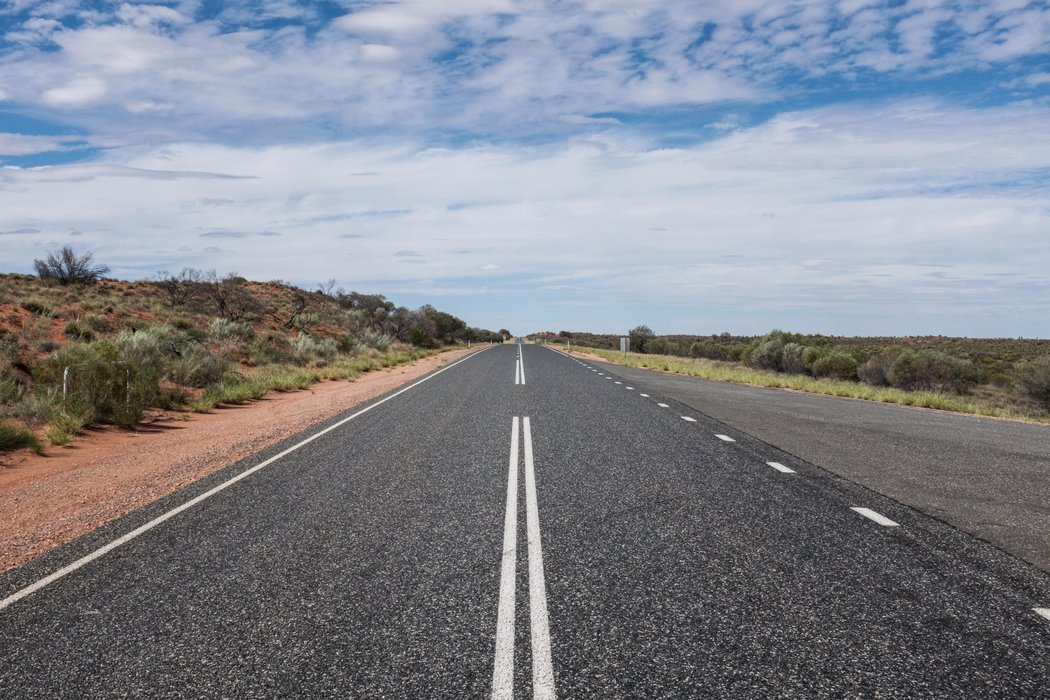
%> input picture rotors_code/Models from literature/ESTMD/IIT_Model/road.jpg, 1050 x 700 px
$ octave testfunction.m   (GNU Octave 9; MATLAB toolbox functions it lacks are replaced by stand-ins)
%> lines starting %> are read from the running program, lines starting %| are printed output that depends on the picture; in (x1, y1, x2, y2) boxes, pixels count from 0 and x2, y2 are one past the last pixel; in counts of white or black regions, pixels touching at a corner belong together; the program's own positions count from 1
BG=imread('road.jpg');
%> BG is the input picture: size 700x1050x3 uint8; mean R, G, B 128.9, 133, 141.2
BG=imresize(BG, [240 320]);
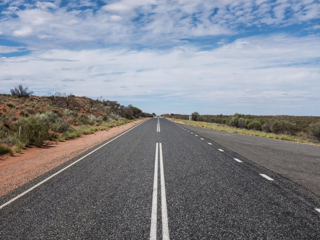
%> BG: size 240x320x3 uint8; mean R, G, B 128.9, 133, 141.2
scenario='sinosoid';
switch scenario
    case 'horizontal'
        x_coord=[10:(320-10)/200:320];
        y_coord=140*ones(length(x_coord));
    case 'vertical'
        y_coord=[20:(200-20)/200:200];
        x_coord=200*ones(length(y_coord));
    case 'sinosoid'
        x_coord=[20:(300-20)/200:300];
        y_coord=sin(x_coord/50)*50+90;
end
for IN=1:200
    Frame = insertShape(BG,'FilledRectangle',[x_coord(IN) y_coord(IN) 20 10],'Color', 'red','Opacity',1);
    dataGreenChannel(:,:,IN)=Frame(:,:,2);
end
%> this loop made 200 passes
%> pass 1, `Frame = insertShape(BG,'FilledRectangle',[x_coord(IN) y_coord(IN) 20 1..`:
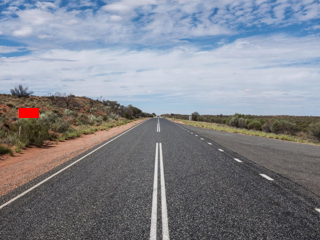
%> Frame: size 240x320x3 uint8; 0.26% of pixels changed, all inside (x1, y1, x2, y2) = (19, 108, 39, 118)
%> pass 2, `Frame = insertShape(BG,'FilledRectangle',[x_coord(IN) y_coord(IN) 20 1..`:
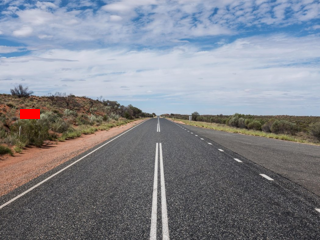
%> Frame: size 240x320x3 uint8; 0.26% of pixels changed, all inside (x1, y1, x2, y2) = (20, 109, 40, 119)
%> pass 3, `Frame = insertShape(BG,'FilledRectangle',[x_coord(IN) y_coord(IN) 20 1..`:
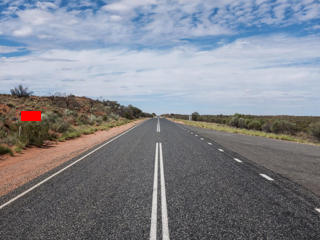
%> Frame: size 240x320x3 uint8; 0.26% of pixels changed, all inside (x1, y1, x2, y2) = (21, 111, 41, 121)
imshow(dataGreenChannel(:,:,20));
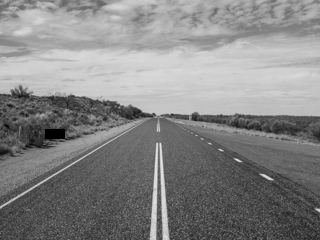
%> displayed picture: size 240x320, on the screen's scale of 0 to 255; min 0, max 230, mean 132.8

$ run again, with rotors_code/Models from literature/ESTMD/IIT_Model/FM.jpg copied over rotors_code/Models from literature/ESTMD/IIT_Model/road.jpg
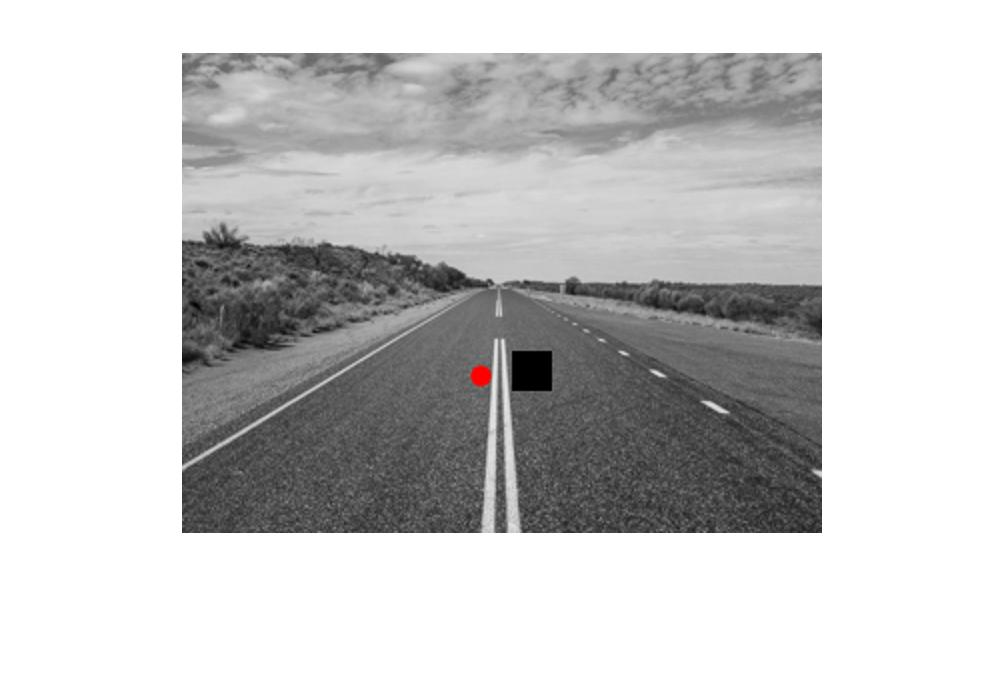
%> input picture rotors_code/Models from literature/ESTMD/IIT_Model/FM.jpg, 1006 x 694 px
%> BG is the input picture: size 694x1006x3 uint8; mean R, G, B 201.2, 201, 201
%> BG: size 240x320x3 uint8
%> the loop `for IN=1:200` made 200 passes
%> pass 1, `Frame = insertShape(BG,'FilledRectangle',[x_coord(IN) y_coord(IN) 20 1..`:
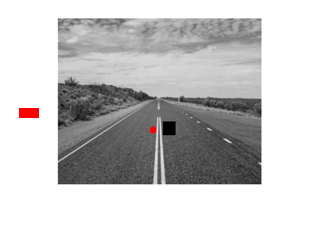
%> Frame: size 240x320x3 uint8; mean R, G, B 201.1, 200.3, 200.3
%> `imshow(dataGreenChannel(:,:,20));`:
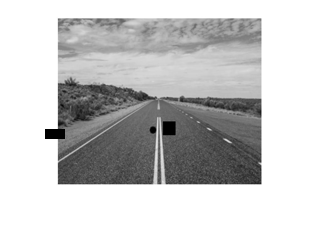
%> displayed picture: size 240x320, on the screen's scale of 0 to 255; min 0, max 255, mean 200.5
